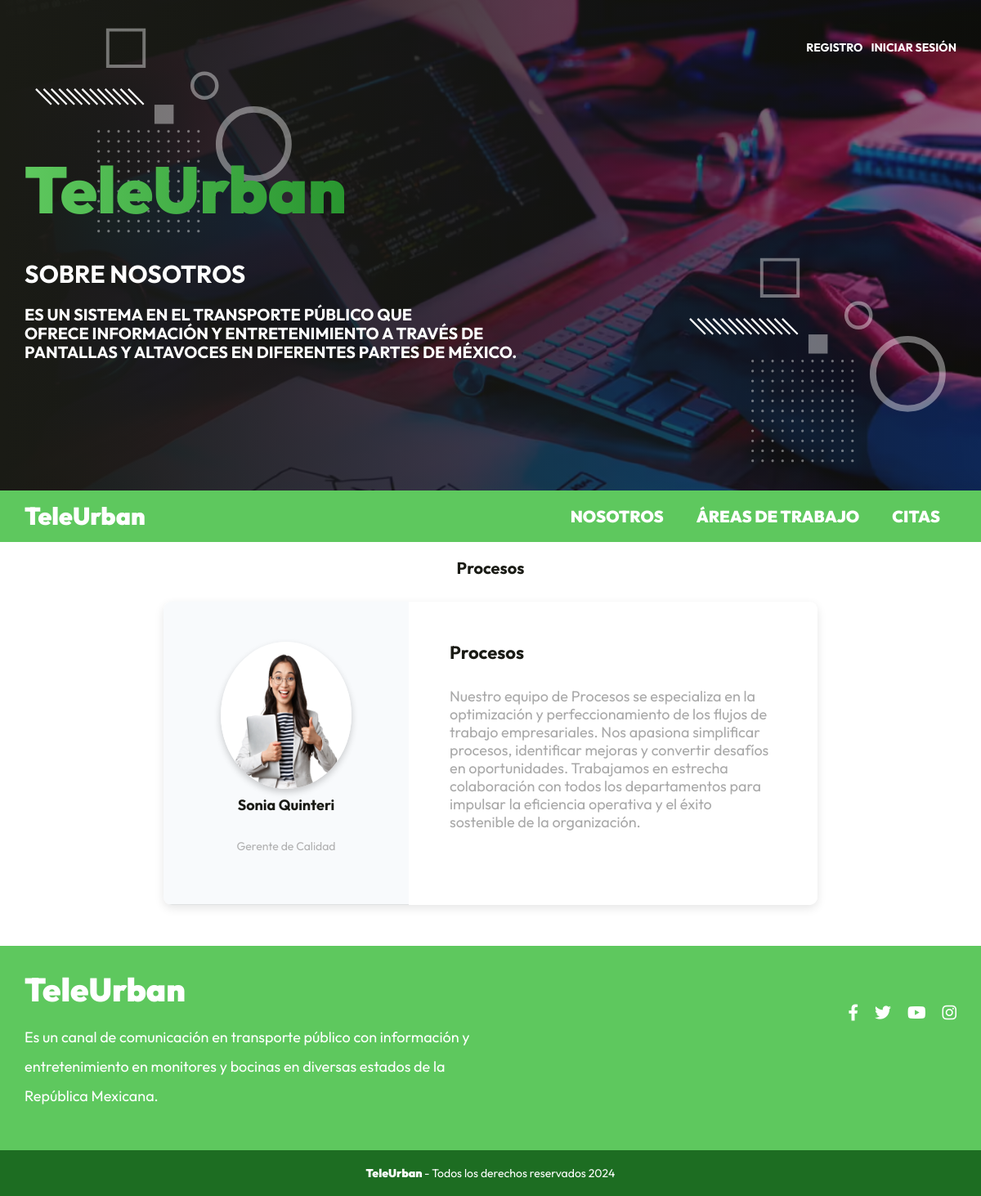
Screenshot of /departamento?id=6 with the database file from the repository.
### tables this page shows
CREATE TABLE `departamentos` (
  `id` bigint NOT NULL AUTO_INCREMENT,
  `nombre_departamento` varchar(250) NOT NULL,
  `id_encargado` bigint NOT NULL,
  `descripcion` text,
  `imagen` varchar(255) DEFAULT NULL,
  PRIMARY KEY (`id`),
  KEY `departamento_ibfk_1` (`id_encargado`),
  CONSTRAINT `departamentos_ibfk_1` FOREIGN KEY (`id_encargado`) REFERENCES `empleados` (`id`)
);

CREATE TABLE `empleados` (
  `id` bigint NOT NULL AUTO_INCREMENT,
  `nombre` varchar(40) DEFAULT NULL,
  `apellido` varchar(40) DEFAULT NULL,
  `ciudad` varchar(20) DEFAULT NULL,
  `pais` varchar(20) DEFAULT NULL,
  `puesto_trabajo` varchar(100) DEFAULT NULL,
  `tags` varchar(255) DEFAULT NULL,
  `redes_sociales` text,
  `imagen` varchar(255) DEFAULT NULL,
  PRIMARY KEY (`id`)
);

### controllers/DepartamentosController.php (called while the page is built, shortened)
<?php
class DepartamentosController {
    public static function detalle(Router $router) {
        $id = $_GET['id'];
        $id = filter_var($id, FILTER_VALIDATE_INT);
        $departamento = Departamento::find($id);
        $departamento->encargado = Empleado::find($departamento->id_encargado);
        $router->render('paginas/detalle-departamento', [
            'departamento' => $departamento
        ]);
    }
}

### public/index.php (called while the page is built, shortened)
<?php
$router = new Router();
$router->get('/login', [AuthController::class, 'login']);
$router->post('/login', [AuthController::class, 'login']);
$router->post('/logout', [AuthController::class, 'logout']);
$router->get('/registro', [AuthController::class, 'registro']);
$router->post('/registro', [AuthController::class, 'registro']);
$router->get('/olvide', [AuthController::class, 'olvide']);
$router->post('/olvide', [AuthController::class, 'olvide']);
$router->get('/reestablecer', [AuthController::class, 'reestablecer']);
$router->post('/reestablecer', [AuthController::class, 'reestablecer']);
$router->get('/mensaje', [AuthController::class, 'mensaje']);
$router->get('/confirmar-cuenta', [AuthController::class, 'confirmar']);
$router->get('/admin/dashboard', [DashboardController::class, 'index']);
$router->get('/admin/empleados', [EmpleadosController::class, 'index']);
$router->get('/admin/empleados/crear', [EmpleadosController::class, 'crear']);
$router->post('/admin/empleados/crear', [EmpleadosController::class, 'crear']);
$router->get('/admin/empleados/editar', [EmpleadosController::class, 'editar']);
$router->post('/admin/empleados/editar', [EmpleadosController::class, 'editar']);
$router->post('/admin/empleados/eliminar', [EmpleadosController::class, 'eliminar']);
$router->get('/admin/departamentos', [DepartamentosController::class, 'index']);
$router->get('/admin/departamentos/crear', [DepartamentosController::class, 'crear']);
$router->post('/admin/departamentos/crear', [DepartamentosController::class, 'crear']);
$router->get('/admin/departamentos/editar', [DepartamentosController::class, 'editar']);
$router->post('/admin/departamentos/editar', [DepartamentosController::class, 'editar']);
$router->post('/admin/departamentos/eliminar', [DepartamentosController::class, 'eliminar']);
$router->post('/admin/departamentos/publicar', [DepartamentosController::class, 'publicar']);
$router->get('/departamento', [DepartamentosController::class, 'detalle']);
$router->get('/', [PaginasController::class, 'index']);
$router->get('/teleurban', [PaginasController::class, 'nosotros']);
$router->get('/departamentos', [PaginasController::class, 'departamentos']);
$router->get('/departamento', [DepartamentosController::class, 'detalle']);
$router->get('/citas', [CitasController::class, 'crear']);
$router->post('/citas', [CitasController::class, 'crear']);
$router->get('/404', [PaginasController::class, 'error']);
$router->get('/admin/registrados', [EntrevistaController::class, 'index']);
$router->get('/admin/registrados/editar', [EntrevistaController::class, 'editar']);
$router->post('/admin/registrados/editar', [EntrevistaController::class, 'editar']);
$router->post('/admin/registrados/eliminar', [EntrevistaController::class, 'eliminar']);
$router->comprobarRutas();

### models/ActiveRecord.php (called while the page is built, shortened)
<?php
class ActiveRecord {
    protected static $db;
    protected static $tabla = '';
    public static function setDB($database) {
        self::$db = $database;
    }
    public static function consultarSQL($query) {
        $resultado = self::$db->query($query);
        $array = [];
        while($registro = $resultado->fetch_assoc()) {
            $array[] = static::crearObjeto($registro);
        }
        return $array;
    }
    protected static function crearObjeto($registro) {
        $objeto = new static;
        foreach($registro as $key => $value ) {
            if(property_exists( $objeto, $key  )) {
                $objeto->$key = $value;
            }
        }
        return $objeto;
    }
    public static function find($id) {
        $query = "SELECT * FROM " . static::$tabla  ." WHERE id = {$id}";
        $resultado = self::consultarSQL($query);
        return array_shift( $resultado ) ;
    }
}

### views/paginas/detalle-departamento.php (the view)
<main class="detalle__container">
    <h1 class="detalle__titulo-pagina"><?php echo $departamento->nombre_departamento; ?></h1>
    <div class="detalle__tarjeta">
        <div class="detalle__perfil">
            <img src="/img/galeria/<?php echo $departamento->encargado->imagen; ?>.png" alt="Imagen de perfil" class="detalle__perfil-imagen">
            <p class="detalle__perfil-nombre"><?php echo $departamento->encargado->nombre . ' ' . $departamento->encargado->apellido; ?></p>
            <p class="detalle__perfil-cargo"><?php echo $departamento->encargado->puesto_trabajo; ?></p>
        </div>
        <div class="detalle__contenido">
            <div class="detalle__contenido-mascara">
                <h1 class="detalle__titulo"><?php echo $departamento->nombre_departamento; ?></h1>
                <p class="detalle__subtitulo">
                    <?php echo nl2br($departamento->descripcion); ?>
                </p>
            </div>
        </div>
    </div>
</main>

### public/build/css/app.css (style rules this page uses)
html { -webkit-text-size-adjust:100%;line-height:1.15 }
body { margin:0 }
main { display:block }
h1 { font-size:2em;margin:.67em 0 }
img { border-style:none }
html { box-sizing:border-box;font-size:62.5%;height:100% }
*,:after,:before { box-sizing:inherit }
body { font-family:Outfit,sans-serif;font-size:1.8rem }
img { height:auto;width:100% }
h1,h2,h3 { font-family:Outfit,sans-serif;font-weight:900;margin:2rem 0 }
h1 { font-size:4rem }
.detalle__container { margin:0 auto;padding:0 2rem;text-align:center;width:min(95%,140rem) }
@media (min-width:480px) { .detalle__container { padding:0 1rem } }
.detalle__titulo-pagina { color:#1a1b15;font-size:3rem;font-weight:700;margin:5rem 0;text-align:center }
@media (min-width:768px) { .detalle__titulo-pagina { font-size:2.5rem } }
@media (min-width:480px) { .detalle__titulo-pagina { font-size:2rem;margin:2rem 0 } }
.detalle__tarjeta { background-color:#fff;border-radius:1rem;box-shadow:0 .4rem 1.2rem rgba(0,0,0,.1);display:flex;flex-direction:column;margin:2rem auto;max-width:100%;overflow:hidden;transform-style:preserve-3d;transition:transform .3s ease,box-shadow .3s ease }
@media (min-width:768px) { .detalle__tarjeta { flex-direction:row } }
@media (min-width:1024px) { .detalle__tarjeta { flex-direction:row;margin:3rem auto;max-width:80rem } }
.detalle__perfil { align-items:center;background-color:#f8fafc;border-right:.1rem solid rgba(0,0,0,.1);display:flex;flex:0 0 24rem;flex-direction:column;justify-content:center;padding:2rem }
@media (min-width:480px) { .detalle__perfil { border-bottom:.1rem solid rgba(0,0,0,.1);border-right:none } }
@media (min-width:768px) { .detalle__perfil { flex:0 0 30rem } }
.detalle__perfil-imagen { border-radius:50%;box-shadow:0 .4rem .8rem rgba(0,0,0,.2);height:15.5rem;width:14rem }
@media (min-width:480px) { .detalle__perfil-imagen { height:13.5rem;width:12rem } }
@media (min-width:768px) { .detalle__perfil-imagen { height:18rem;width:16rem } }
.detalle__perfil-nombre { color:#1a1b15;font-size:1.6rem;font-weight:700;margin-top:1rem;text-align:center }
@media (min-width:480px) { .detalle__perfil-nombre { font-size:1.4rem } }
@media (min-width:768px) { .detalle__perfil-nombre { font-size:1.8rem } }
.detalle__perfil-cargo { color:#a9a9a9;font-size:1.2rem;opacity:.9;text-align:center }
@media (min-width:480px) { .detalle__perfil-cargo { font-size:1rem } }
@media (min-width:768px) { .detalle__perfil-cargo { font-size:1.4rem } }
.detalle__contenido { background-color:#fff;display:flex;flex:1;flex-direction:column;justify-content:center;padding:2rem }
@media (min-width:480px) { .detalle__contenido { padding:1.5rem } }
@media (min-width:768px) { .detalle__contenido { padding:2rem } }
.detalle__contenido-mascara { border-radius:1rem;display:flex;flex-direction:column;height:100%;justify-content:center;padding:4rem;text-align:left }
@media (min-width:480px) { .detalle__contenido-mascara { padding:2rem } }
@media (min-width:768px) { .detalle__contenido-mascara { padding:3rem } }
.detalle__titulo { color:#1a1b15;font-size:2.5rem;font-weight:700;margin:0 0 2rem }
@media (min-width:480px) { .detalle__titulo { font-size:2rem } }
@media (min-width:768px) { .detalle__titulo { font-size:2.2rem } }
.detalle__subtitulo { color:#a9a9a9;font-size:1.8rem;line-height:2.5rem;margin-top:1rem }
@media (min-width:480px) { .detalle__subtitulo { font-size:1.6rem;line-height:2rem } }
@media (min-width:768px) { .detalle__subtitulo { font-size:1.8rem;line-height:2.2rem } }

### rows the page displays
departamentos: nombre_departamento "Procesos", descripcion "Nuestro equipo de Procesos se especializa en la optimización y perfeccionamiento de los flujos de trabajo empresariales. Nos apasiona simplificar procesos, identificar mejoras y convertir desafíos en oportunidades. Trabajamos en estrecha colaboración con todos los departamentos para impulsar la eficiencia operativa y el éxito sostenible de la organización."
empleados: imagen (picture), nombre "Sonia", apellido "Quinteri", puesto_trabajo "Gerente de Calidad"
